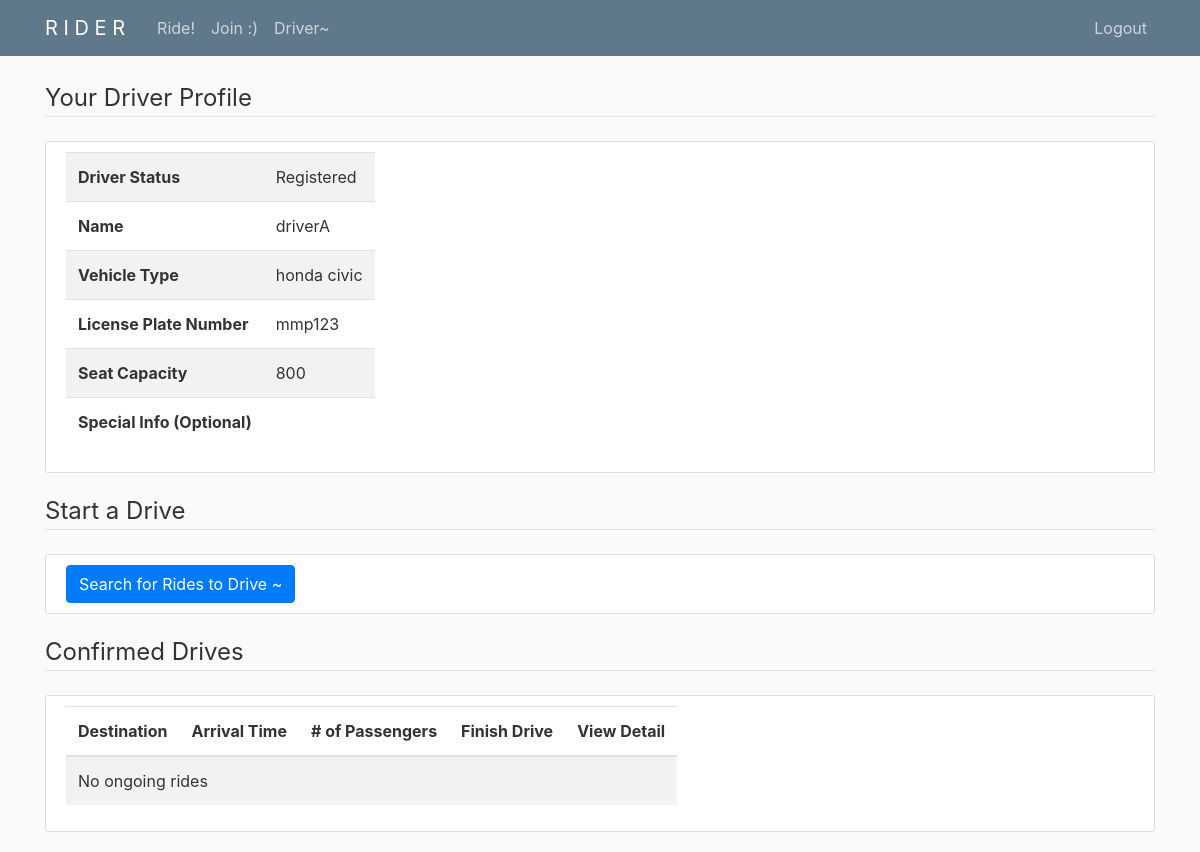
The app's page /driver/ (signed in) with its own data.
### rider/models.py (models this page shows, shortened)
class Driver(models.Model):
    userID = models.OneToOneField(User, on_delete=models.CASCADE)
    name = models.CharField(max_length=100, default='driverA')
    vehicleType = models.CharField(max_length=100)
    licensePlateNumber = models.CharField(max_length=10)
    seatCapacity = models.PositiveIntegerField(
        default=1, validators=[MinValueValidator(1)])
    specialVehicleInfo = models.TextField(blank=True)

### rider/views.py (the view, shortened to what this page needs)
# urls.py: path('driver/', views.driver, name='rider-driver'),
@login_required
def driver(request):
    driver = Driver.objects.filter(userID=request.user).first()
    if not driver:
        if request.method == 'POST':
            form = DriverRegistrationForm(request.POST)
            if form.is_valid():
                driver = form.save(commit=False)
                driver.userID = request.user
                driver.save()
                messages.success(
                    request, f'Driver registered successfully!')
                return redirect('rider-driver')
            messages.warning(
                request, f'Driver registration failed!')
        form = DriverRegistrationForm()
        return render(request, 'rider/driver_registration.html', {'form': form})
    else:
        def getOpenRides(user):
            d = Driver.objects.get(userID=user)
            open_rides = Order.objects.filter(
                status='O', totalPartySize__lte=d.seatCapacity)
            open_rides = open_rides.filter(
                vehicleType=d.vehicleType) | open_rides.filter(vehicleType='')
            open_rides = open_rides.filter(
                specialRequest=d.specialVehicleInfo) | open_rides.filter(specialRequest='')
            return open_rides
        def getOnGoingRides(user):
            d = Driver.objects.get(userID=user)
            on_going_rides = Order.objects.filter(status='C', driverID=d)
            return on_going_rides
        if request.method == 'GET':
            if request.GET.get('showresults', None):
                open_rides = getOpenRides(request.user)
            else:
                open_rides = None
            ongoing_rides = getOnGoingRides(request.user)
            return render(request, 'rider/driver.html', {
                'driver': driver,
                'open_rides': open_rides,
                'ongoing_rides': ongoing_rides}
            )

### rider/templates/rider/driver.html (shortened to what this page needs)
{% extends 'rider/base.html' %}
{% block content %}
<legend class="border-bottom mb-4">Your Driver Profile</legend>
<article class="media content-section">
    <div class="media-body">
        <table class="table table-striped table-hover table-responsive">
            <tr>
                <th>Driver Status</th>
                <td>Registered</td>
            </tr>
            <tr>
                <th>Name</th>
                <td>{{ driver.name }}</td>
            </tr>
            <tr>
                <th>Vehicle Type</th>
                <td>{{ driver.vehicleType }}</td>
            </tr>
            <tr>
                <th>License Plate Number</th>
                <td>{{ driver.licensePlateNumber }}</td>
            </tr>
            <tr>
                <th>Seat Capacity</th>
                <td>{{ driver.seatCapacity }}</td>
            </tr>
            <tr>
                <th>Special Info (Optional)</th>
                <td>{{ driver.specialInfo }}</td>
            </tr>
        </table>
    </div>
</article>
<legend class="border-bottom mb-4">Start a Drive</legend>
<article class="media content-section">
    <div class="media-body">
        <form method="get">
            <button type="submit" class="btn btn-primary">
                Search for Rides to Drive ~
            </button>
        </form>
    </div>
</article>
<legend class="border-bottom mb-4">Confirmed Drives</legend>
<article class="media content-section">
    <div class="media-body">
        {% if ongoing_rides is not None %}
        <table class="table table-striped table-hover table-responsive">
            <thead>
                <tr>
                    <th>Destination</th>
                    <th>Arrival Time</th>
                    <th># of Passengers</th>
                    <th>Finish Drive</th>
                    <th>View Detail</th>
                </tr>
            </thead>
            <tbody>
                {% for ride in ongoing_rides %}
                <tr>
                    <td>{{ ride.destAddr }}</td>
                    <td>{{ ride.reqArrvDateTime }}</td>
                    <td>{{ ride.totalPartySize }}</td>
                    <td>
                        <form method="post">
                            {% csrf_token %}
                            <input type="hidden" name="finish_ride" value="{{ ride.id }}">
                            <button type="submit" class="btn btn-primary">
                                Finish Drive
                            </button>
                        </form>
                    </td>
                    <td>
                        <form method="get" action="/ride_details">
                            <input type="hidden" name="rideid" value="{{ ride.id }}">
                            <button type="submit" class="btn btn-primary">
                                View Detail
                            </button>
                        </form>
                    </td>
                </tr>
                {% empty %}
                <tr>
                    <td colspan="5">No ongoing rides</td>
                </tr>
                {% endfor %}
            </tbody>
        </table>
        {% endif %}
    </div>
</article>
{% endblock %}

### rider/static/rider/main.css (style rules this page uses)
body { background: #fafafa; color: #333333; margin-top: 5rem; }
.content-section { background: #ffffff; padding: 10px 20px; border: 1px solid #dddddd; border-radius: 3px; margin-bottom: 20px; }

### records on screen
Driver: name "driverA", vehicleType "honda civic", licensePlateNumber "mmp123", seatCapacity "800"
